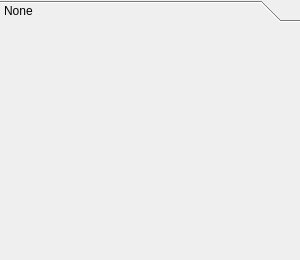
<?xml version="1.0" encoding="UTF-8"?>
<ui version="4.0">
 <class>DeviceManager</class>
 <widget class="QWidget" name="DeviceManager">
  <property name="geometry">
   <rect>
    <x>0</x>
    <y>0</y>
    <width>300</width>
    <height>260</height>
   </rect>
  </property>
  <layout class="QGridLayout" name="gridLayout">
   <property name="leftMargin">
    <number>0</number>
   </property>
   <property name="topMargin">
    <number>0</number>
   </property>
   <property name="rightMargin">
    <number>0</number>
   </property>
   <property name="bottomMargin">
    <number>0</number>
   </property>
   <property name="spacing">
    <number>0</number>
   </property>
   <item row="0" column="0">
    <widget class="QToolBox" name="toolBox_devices">
     <property name="sizePolicy">
      <sizepolicy hsizetype="Preferred" vsizetype="Expanding">
       <horstretch>0</horstretch>
       <verstretch>0</verstretch>
      </sizepolicy>
     </property>
     <property name="styleSheet">
      <string notr="true">QToolBox
{
   	font-weight: bold;
	font-size: 10pt;
}</string>
     </property>
     <widget class="QWidget" name="page_2">
      <property name="geometry">
       <rect>
        <x>0</x>
        <y>0</y>
        <width>300</width>
        <height>228</height>
       </rect>
      </property>
      <attribute name="label">
       <string>None</string>
      </attribute>
     </widget>
    </widget>
   </item>
  </layout>
 </widget>
 <resources/>
 <connections/>
</ui>
